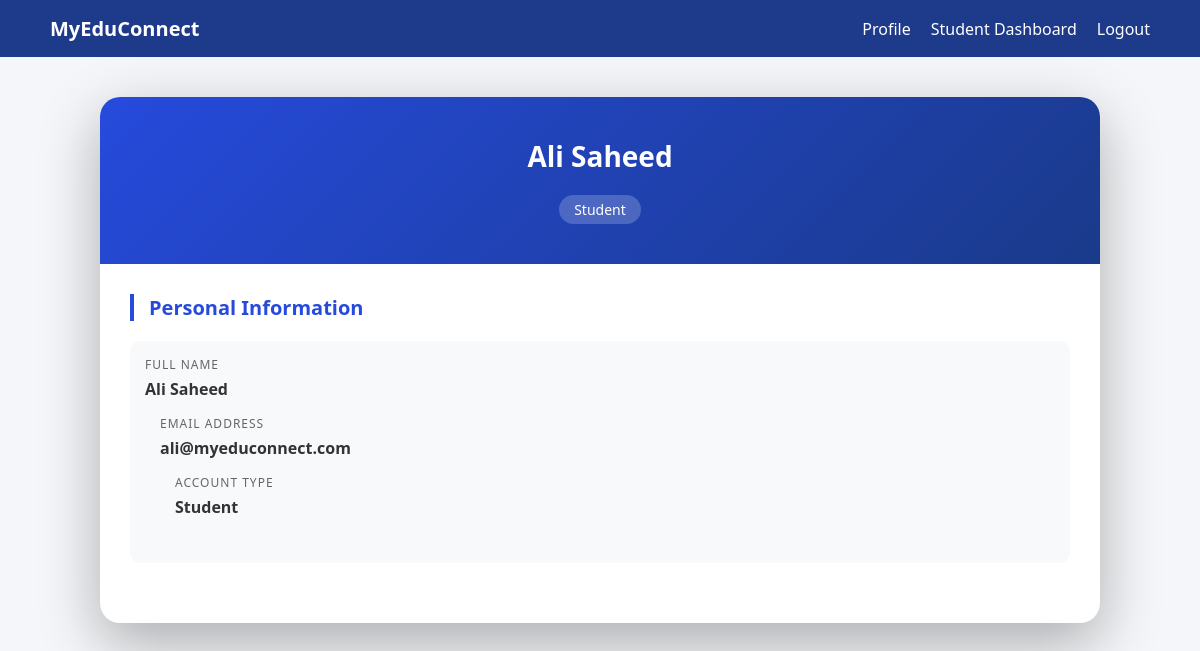
The app's page /profile.php (signed in) with its own data.
### tables this page shows
CREATE TABLE IF NOT EXISTS users (
    id INT(11) AUTO_INCREMENT PRIMARY KEY,
    name VARCHAR(100) UNIQUE NOT NULL,
    email VARCHAR(150) UNIQUE NOT NULL,
    password VARCHAR(255) NOT NULL,
    role ENUM('student', 'admin', 'instructor') NOT NULL,
    specialization VARCHAR(100) DEFAULT NULL
   
);

### profile.php (the view, shortened to what this page needs)
<?php
include 'config.php';
$user_id = isset($_GET['id']) ? $_GET['id'] : $_SESSION['user_id'];
$query = "SELECT * FROM users WHERE id = $user_id";
$result = mysqli_query($conn, $query);
$user = mysqli_fetch_assoc($result);
?>
<!DOCTYPE html>
<html lang="en">
<head>
<link rel="stylesheet" href="assets/style.css?v=999">
</head>
<body>
<nav class="navbar">
<div class="logo">MyEduConnect</div>
<ul class="nav-links">
<li><a href="profile.php" class="active">Profile </a></li>
<li><a href="student.php" class="active">Student Dashboard</a></li>
<li><a href="logout.php">Logout</a></li>
</ul>
</nav>
<section class="dashboard page-content">
    <div class="profile-container">
        <div class="profile-card">
            <div class="profile-header">
                <h1><?php echo htmlspecialchars($user['name']); ?></h1>
                <div class="role-badge">
                    <?php echo ucfirst($user['role']); ?>
                </div>
            </div>
            <div class="profile-body">
                <div class="info-section">
                    <div class="section-title">Personal Information</div>
                    <div class="info-grid">
                        <div class="info-item">
                            <div class="info-label">Full Name</div>
                            <div class="info-value"><?php echo htmlspecialchars($user['name']); ?></div>
                            <div class="info-item">
                            <div class="info-label">Email Address</div>
                            <div class="info-value"><?php echo htmlspecialchars($user['email']); ?></div>
                             <div class="info-item">
                            <div class="info-label">Account Type</div>
                            <div class="info-value"><?php echo ucfirst($user['role']); ?></div>
                        </div>
                        </div>
                    </div>
                </div>
</body>
</html>

### assets/style.css (style rules this page uses)
* { margin: 0; padding: 0; box-sizing: border-box; }
body { font-family: 'Segoe UI', sans-serif; background-color: #f4f6f9; color: #333; }
.navbar { display: flex; justify-content: space-between; align-items: center; background-color: #1e3a8a; padding: 15px 50px; }
.logo { color: white; font-size: 20px; font-weight: bold; }
.nav-links { list-style: none; display: flex; }
.nav-links li { margin-left: 20px; }
.nav-links a { color: white; text-decoration: none; }
.dashboard { padding: 40px; }
html, body { height: 100%; }
body { margin: 0; min-height: 100vh; display: flex; flex-direction: column; }
.page-content { flex: 1; }

### profile.php (style rules this page uses)
.profile-container { max-width: 1000px; margin: 0 auto; }
.profile-card { background: white; border-radius: 20px; box-shadow: 0 20px 60px rgba(0,0,0,0.3); overflow: hidden; }
.profile-header { background: linear-gradient(135deg, #264adc 0%, #1a3a8a 100%); color: white; padding: 40px; text-align: center; position: relative; }
.profile-header h1 { font-size: 28px; margin-bottom: 10px; }
.profile-header .role-badge { display: inline-block; background: rgba(255,255,255,0.2); padding: 5px 15px; border-radius: 20px; font-size: 14px; margin-top: 10px; }
.profile-body { padding: 30px; }
.info-section { margin-bottom: 30px; }
.section-title { font-size: 20px; font-weight: bold; color: #264adc; border-left: 4px solid #264adc; padding-left: 15px; margin-bottom: 20px; }
.info-grid { display: grid; grid-template-columns: repeat(auto-fit, minmax(300px, 1fr)); gap: 20px; }
.info-item { background: #f8f9fa; padding: 15px; border-radius: 10px; transition: transform 0.3s; }
.info-label { font-size: 12px; color: #666; text-transform: uppercase; letter-spacing: 1px; margin-bottom: 5px; }
.info-value { font-size: 16px; font-weight: 600; color: #333; word-break: break-word; }

### records on screen
users: name "Ali Saheed", role "Student", email "ali@myeduconnect.com"
